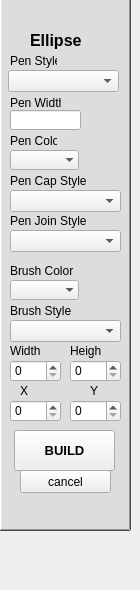
    <widget class="QWidget" name="add_ellipse">
     <widget class="QLabel" name="Leftcolor_12">
      <property name="geometry">
       <rect>
        <x>0</x>
        <y>-50</y>
        <width>131</width>
        <height>581</height>
       </rect>
      </property>
      <property name="styleSheet">
       <string notr="true">background-color: rgb(221, 221, 221);</string>
      </property>
      <property name="frameShape">
       <enum>QFrame::WinPanel</enum>
      </property>
      <property name="frameShadow">
       <enum>QFrame::Raised</enum>
      </property>
      <property name="text">
       <string/>
      </property>
     </widget>
     <widget class="QPushButton" name="cancelellipse_button">
      <property name="geometry">
       <rect>
        <x>20</x>
        <y>470</y>
        <width>91</width>
        <height>23</height>
       </rect>
      </property>
      <property name="text">
       <string>cancel</string>
      </property>
     </widget>
     <widget class="QLabel" name="ellipseangle_label">
      <property name="geometry">
       <rect>
        <x>30</x>
        <y>30</y>
        <width>61</width>
        <height>20</height>
       </rect>
      </property>
      <property name="font">
       <font>
        <pointsize>12</pointsize>
        <weight>75</weight>
        <bold>true</bold>
       </font>
      </property>
      <property name="text">
       <string>Ellipse</string>
      </property>
     </widget>
     <widget class="QLabel" name="label_12">
      <property name="geometry">
       <rect>
        <x>10</x>
        <y>93</y>
        <width>51</width>
        <height>20</height>
       </rect>
      </property>
      <property name="text">
       <string>Pen Width</string>
      </property>
     </widget>
     <widget class="QComboBox" name="ellipsepenjoin_style_box">
      <property name="geometry">
       <rect>
        <x>10</x>
        <y>230</y>
        <width>111</width>
        <height>22</height>
       </rect>
      </property>
     </widget>
     <widget class="QLabel" name="label_13">
      <property name="geometry">
       <rect>
        <x>90</x>
        <y>380</y>
        <width>31</width>
        <height>21</height>
       </rect>
      </property>
      <property name="text">
       <string>Y</string>
      </property>
     </widget>
     <widget class="QComboBox" name="ellipsepen_style_box">
      <property name="geometry">
       <rect>
        <x>8</x>
        <y>70</y>
        <width>111</width>
        <height>22</height>
       </rect>
      </property>
     </widget>
     <widget class="QComboBox" name="ellipsepencap_style_box">
      <property name="geometry">
       <rect>
        <x>10</x>
        <y>190</y>
        <width>111</width>
        <height>22</height>
       </rect>
      </property>
     </widget>
     <widget class="QLabel" name="label_14">
      <property name="geometry">
       <rect>
        <x>20</x>
        <y>380</y>
        <width>31</width>
        <height>21</height>
       </rect>
      </property>
      <property name="text">
       <string>X</string>
      </property>
     </widget>
     <widget class="QPushButton" name="ellipse_build_button">
      <property name="geometry">
       <rect>
        <x>14</x>
        <y>430</y>
        <width>101</width>
        <height>41</height>
       </rect>
      </property>
      <property name="font">
       <font>
        <pointsize>10</pointsize>
        <weight>75</weight>
        <bold>true</bold>
       </font>
      </property>
      <property name="text">
       <string>BUILD</string>
      </property>
     </widget>
     <widget class="QLabel" name="label_15">
      <property name="geometry">
       <rect>
        <x>10</x>
        <y>51</y>
        <width>47</width>
        <height>20</height>
       </rect>
      </property>
      <property name="text">
       <string>Pen Style</string>
      </property>
     </widget>
     <widget class="QLabel" name="label_16">
      <property name="geometry">
       <rect>
        <x>10</x>
        <y>170</y>
        <width>101</width>
        <height>21</height>
       </rect>
      </property>
      <property name="text">
       <string>Pen Cap Style</string>
      </property>
     </widget>
     <widget class="QSpinBox" name="ellipse_y">
      <property name="geometry">
       <rect>
        <x>70</x>
        <y>400</y>
        <width>51</width>
        <height>22</height>
       </rect>
      </property>
      <property name="maximum">
       <number>500</number>
      </property>
     </widget>
     <widget class="QLabel" name="label_17">
      <property name="geometry">
       <rect>
        <x>10</x>
        <y>210</y>
        <width>101</width>
        <height>21</height>
       </rect>
      </property>
      <property name="text">
       <string>Pen Join Style</string>
      </property>
     </widget>
     <widget class="QSpinBox" name="ellipse_x">
      <property name="geometry">
       <rect>
        <x>10</x>
        <y>400</y>
        <width>51</width>
        <height>22</height>
       </rect>
      </property>
      <property name="maximum">
       <number>1000</number>
      </property>
     </widget>
     <widget class="QSpinBox" name="ellipse_height">
      <property name="geometry">
       <rect>
        <x>70</x>
        <y>360</y>
        <width>51</width>
        <height>22</height>
       </rect>
      </property>
      <property name="maximum">
       <number>1000</number>
      </property>
     </widget>
     <widget class="QLabel" name="label_18">
      <property name="geometry">
       <rect>
        <x>10</x>
        <y>131</y>
        <width>47</width>
        <height>20</height>
       </rect>
      </property>
      <property name="text">
       <string>Pen Color</string>
      </property>
     </widget>
     <widget class="QLabel" name="label_19">
      <property name="geometry">
       <rect>
        <x>10</x>
        <y>340</y>
        <width>31</width>
        <height>21</height>
       </rect>
      </property>
      <property name="text">
       <string>Width</string>
      </property>
     </widget>
     <widget class="QSpinBox" name="ellipse_width">
      <property name="geometry">
       <rect>
        <x>10</x>
        <y>360</y>
        <width>51</width>
        <height>22</height>
       </rect>
      </property>
      <property name="maximum">
       <number>1000</number>
      </property>
     </widget>
     <widget class="QLineEdit" name="ellipsepen_width_box">
      <property name="geometry">
       <rect>
        <x>10</x>
        <y>110</y>
        <width>71</width>
        <height>20</height>
       </rect>
      </property>
     </widget>
     <widget class="QComboBox" name="ellipsebrush_color_box">
      <property name="enabled">
       <bool>true</bool>
      </property>
      <property name="geometry">
       <rect>
        <x>10</x>
        <y>280</y>
        <width>69</width>
        <height>20</height>
       </rect>
      </property>
      <property name="font">
       <font>
        <kerning>true</kerning>
       </font>
      </property>
      <property name="sizeAdjustPolicy">
       <enum>QComboBox::AdjustToContentsOnFirstShow</enum>
      </property>
      <property name="minimumContentsLength">
       <number>0</number>
      </property>
      <property name="frame">
       <bool>false</bool>
      </property>
     </widget>
     <widget class="QComboBox" name="ellipsebrush_style_box">
      <property name="geometry">
       <rect>
        <x>10</x>
        <y>320</y>
        <width>111</width>
        <height>22</height>
       </rect>
      </property>
     </widget>
     <widget class="QLabel" name="label_20">
      <property name="geometry">
       <rect>
        <x>70</x>
        <y>340</y>
        <width>31</width>
        <height>21</height>
       </rect>
      </property>
      <property name="text">
       <string>Height</string>
      </property>
     </widget>
     <widget class="QLabel" name="label_21">
      <property name="geometry">
       <rect>
        <x>10</x>
        <y>260</y>
        <width>101</width>
        <height>21</height>
       </rect>
      </property>
      <property name="text">
       <string>Brush Color</string>
      </property>
     </widget>
     <widget class="QComboBox" name="ellipsepen_color_box">
      <property name="enabled">
       <bool>true</bool>
      </property>
      <property name="geometry">
       <rect>
        <x>10</x>
        <y>150</y>
        <width>69</width>
        <height>20</height>
       </rect>
      </property>
      <property name="font">
       <font>
        <kerning>true</kerning>
       </font>
      </property>
      <property name="currentIndex">
       <number>-1</number>
      </property>
      <property name="sizeAdjustPolicy">
       <enum>QComboBox::AdjustToContentsOnFirstShow</enum>
      </property>
      <property name="minimumContentsLength">
       <number>0</number>
      </property>
      <property name="frame">
       <bool>false</bool>
      </property>
     </widget>
     <widget class="QLabel" name="label_22">
      <property name="geometry">
       <rect>
        <x>10</x>
        <y>300</y>
        <width>101</width>
        <height>21</height>
       </rect>
      </property>
      <property name="text">
       <string>Brush Style</string>
      </property>
     </widget>
    </widget>
